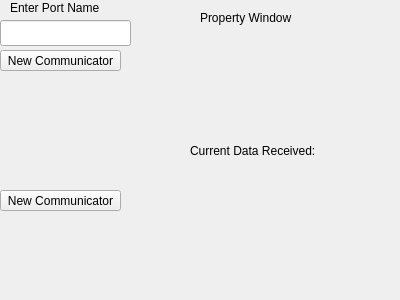
<?xml version="1.0" encoding="UTF-8"?>
<ui version="4.0">
 <class>Form</class>
 <widget class="QWidget" name="Form">
  <property name="geometry">
   <rect>
    <x>0</x>
    <y>0</y>
    <width>400</width>
    <height>300</height>
   </rect>
  </property>
  <property name="windowTitle">
   <string>Form</string>
  </property>
  <widget class="QLineEdit" name="portInput">
   <property name="geometry">
    <rect>
     <x>0</x>
     <y>20</y>
     <width>131</width>
     <height>26</height>
    </rect>
   </property>
  </widget>
  <widget class="QLabel" name="label_6">
   <property name="geometry">
    <rect>
     <x>10</x>
     <y>0</y>
     <width>101</width>
     <height>16</height>
    </rect>
   </property>
   <property name="text">
    <string>Enter Port Name </string>
   </property>
  </widget>
  <widget class="QPushButton" name="AddCommunicator">
   <property name="geometry">
    <rect>
     <x>0</x>
     <y>50</y>
     <width>121</width>
     <height>21</height>
    </rect>
   </property>
   <property name="autoFillBackground">
    <bool>false</bool>
   </property>
   <property name="text">
    <string>New Communicator</string>
   </property>
  </widget>
  <widget class="QPushButton" name="pushButton">
   <property name="geometry">
    <rect>
     <x>0</x>
     <y>190</y>
     <width>121</width>
     <height>21</height>
    </rect>
   </property>
   <property name="autoFillBackground">
    <bool>false</bool>
   </property>
   <property name="text">
    <string>New Communicator</string>
   </property>
  </widget>
  <widget class="QWidget" name="verticalLayoutWidget">
   <property name="geometry">
    <rect>
     <x>190</x>
     <y>20</y>
     <width>160</width>
     <height>261</height>
    </rect>
   </property>
   <layout class="QVBoxLayout" name="verticalLayout">
    <item>
     <widget class="QLabel" name="propertyWindow">
      <property name="text">
       <string>Current Data Received:</string>
      </property>
     </widget>
    </item>
   </layout>
  </widget>
  <widget class="QLabel" name="label_7">
   <property name="geometry">
    <rect>
     <x>200</x>
     <y>10</y>
     <width>141</width>
     <height>16</height>
    </rect>
   </property>
   <property name="text">
    <string>Property Window</string>
   </property>
  </widget>
 </widget>
 <resources/>
 <connections/>
</ui>
